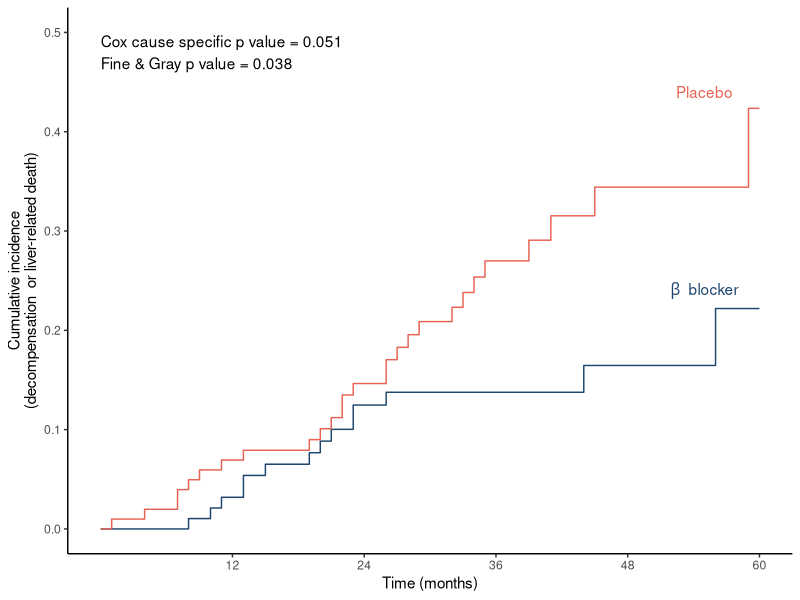

The R source for this figure:
library(tidyverse)
library(survival)
library(cmprsk)


## Data load
predesci <- 
  read_csv("predesci_estimated_data.csv") %>%
  mutate(
    binary = if_else(outcome == 1, 1, 0),
    group_num = if_else(group == "bb", 0, 1)
  )

## Survival comparisons
### Cause specific
cox_fit <- coxph(Surv(time, binary) ~ group_num, data = predesci)
cox_pval <- round(summary(cox_fit)$coefficients[1,5],3)

### Competing risk
cum_inc_out <- cuminc(predesci$time, predesci$outcome, predesci$group, cencode = 0)
cmprsk_pval <-round(cum_inc_out$Tests[[1,2]], 3)

## Plot cumulative incidence decompensation / liver-related mortality
### Cumulative incidence curve data prep
cum_inc_data <-
  cum_inc_out %>%
  list_modify("Tests" = NULL) %>%
  map_df(`[`, c("time", "est", "var"), .id = "id") %>%
  mutate(id = recode(
    id,
    "bb 1" = "bb:Decomp/dead",
    "pbo 1" = "pbo:Decomp/dead",
    "bb 2" = "bb:Transplant",
    "pbo 2" = "pbo:Transplant",
    "bb 3" = "bb:Non-liver",
    "pbo 3" = "pbo:Non-liver")
  ) %>%
  separate(id, c("Group", "Cause"), ":")

### Plot to match PREDESCI manuscript figure 2
predesci_plot <-
  ggplot(
    cum_inc_data %>% filter(Cause == "Decomp/dead")) +
  geom_step(
    aes(x = time, y = est, colour = Group)
  ) +
  scale_colour_manual(values = c("#1e466e", "#e76254")) +
  scale_x_continuous(
    breaks = c(12, 24, 36, 48, 60),
    limits = c(0, 60),
    name = "Time (months)"
  ) +
  ylab("Cumulative incidence\n(decompensation  or liver-related death)") +
  ylim(0, 0.5) +
  theme_classic() +
  theme(legend.position = "none") +
  annotate("text", x = 55, y = 0.44, label = "Placebo", colour = "#e76254") +
  annotate("text", x = 55, y = 0.24, label = expression(beta ~ " blocker"), colour = "#1e466e") +
  annotate("text", x = 0, y = 0.48, 
           label = glue::glue("Cox cause specific p value = {cox_pval}\nFine & Gray p value = {cmprsk_pval}"),
           hjust = 0)


jpeg("PREDESCI_data_plot.jpeg", width = 4, height = 4, units = "in", res = 300)
predesci_plot
dev.off()
